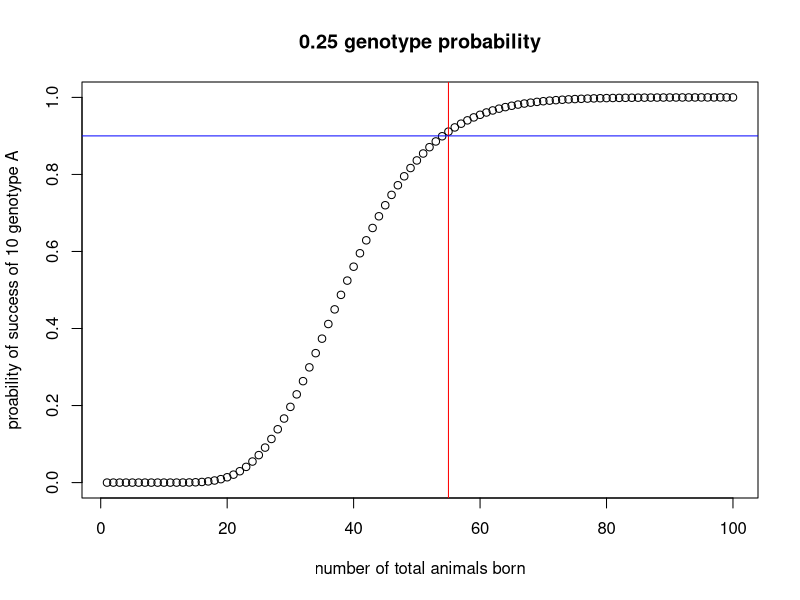

This chart was generated by the following R code:
Nmax = 100
ppower = 0.9 

pgoodKO = 0.25
goodKO = 10

pgoodWT = 0.25
goodWT = 0

prelativ = pgoodKO/(pgoodKO+pgoodWT)
pgoodtotal = pgoodKO + pgoodWT
totalgood = goodKO+goodWT

pgoodfromk = function(k){
  res = pbinom(k-goodWT,k,prelativ,lower.tail=T) - pbinom(goodKO-1,k,prelativ,lower.tail = T) 
  return(pmax(res,0))
}

psuccess = numeric(Nmax)
for (j in totalgood:Nmax){
  k = totalgood : Nmax
  psuccess[j] = sum( dbinom(k,j,pgoodtotal) * pgoodfromk(k) )
}

plot(psuccess, xlab = "number of total animals born", ylab = "proability of success of 10 genotype A", main = "0.25 genotype probability")
cutoff = min(which(psuccess>=ppower))
abline(v=cutoff,col="red")
abline(h = 0.9,col="blue")
main = "0.25 genotype probability"
print(cutoff)